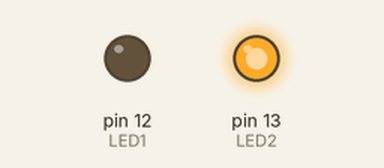
Bench run of a sketch on a simulated Arduino Uno, built with avr-gcc and run on an emulated ATmega328P. Shown: output pins drawn as LEDs (lit = HIGH).

Above: at 0.2 s.
Timing chart, 0 to 1.7 s (numbered marks = the images above):
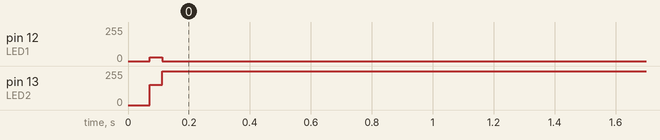

Measured:
- by itself, pin 12 (LED1): 0/255 → 27/255 at 0.07 s, → 0/255 0.04 s later
- by itself, pin 13 (LED2): 0/255 → 255/255 at 0.07 s

The sketch:

led_micro_1.ino
```cpp
#define LED1 12
#define LED2 13

unsigned long  pertime = 0;
int count = 0;

void setup() {
  pinMode(LED1, OUTPUT);
  pinMode(LED2, OUTPUT);
}

void loop() {

  unsigned long curtime = micros();

  if (curtime - pertime > 100) {

    pertime = curtime;
    count++;

    if (count == 100) {

      count = 0;
      digitalWrite(LED1, HIGH);
      digitalWrite(LED2, HIGH);

    } else if (count == 10)
      digitalWrite(LED1, LOW);
    else if (count == 50)
      digitalWrite(LED2, LOW);

  }

}
```
